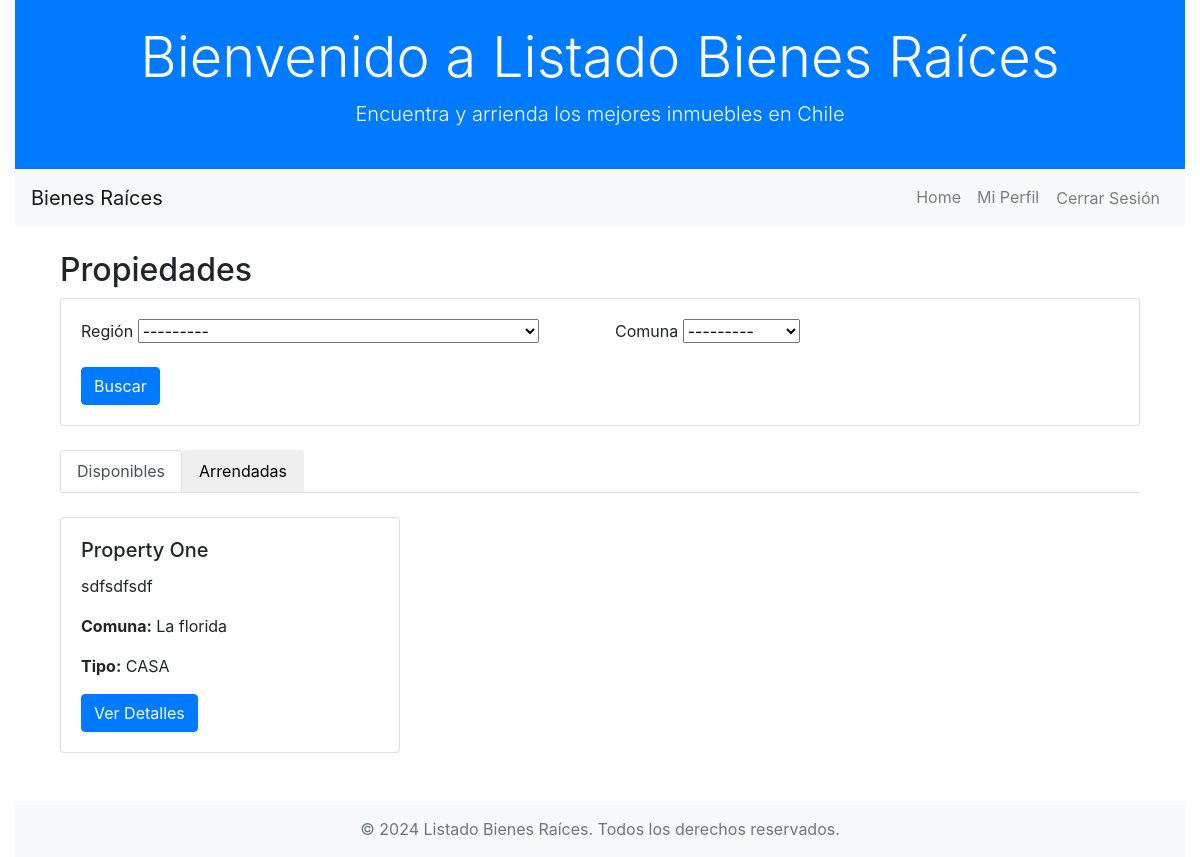
Page /listings/properties/ (signed in) on the committed database.
### listings/models.py (models this page shows, shortened)
class Property(models.Model):
    name = models.CharField(max_length=200)
    description = models.TextField()
    constructed_area = models.FloatField(null=False)
    land_area = models.FloatField(null=False)
    num_parking_spaces = models.IntegerField(default=0)
    num_bedrooms = models.IntegerField(default=0)
    num_bathrooms = models.IntegerField(default=0)
    address = models.CharField(max_length=50, null=False, blank=False)
    monthly_price = models.FloatField(null=False)
    commune = models.ForeignKey(Commune, on_delete=models.CASCADE, null=False)
    region = models.ForeignKey(Region, on_delete=models.CASCADE, null=False)
    property_type = models.ForeignKey(PropertyType, on_delete=models.CASCADE, null=False)
    rented = models.BooleanField(default=False)

class Commune(models.Model):
    name = models.CharField(max_length=100)
    region = models.ForeignKey(Region, on_delete=models.CASCADE)
    def __str__(self):
        return self.name

class PropertyType(models.Model):
    name = models.CharField(max_length=100)

### listings/views.py (the view)
# urls.py: path('properties/', views.property_list, name='property_list'),
def property_list(request):
    if request.method == 'POST':
        form = PropertySearchForm(request.POST)
        if form.is_valid():
            properties = form.search()
        else:
            properties = Property.objects.all()
    else:
        form = PropertySearchForm()
        properties = Property.objects.all()
    rented_properties = properties.filter(rented=True)
    available_properties = properties.filter(rented=False)
    return render(request, 'property_list.html', {
        'form': form,
        'rented_properties': rented_properties,
        'available_properties': available_properties
    })

### listings/forms.py (shortened to what this page needs)
class PropertySearchForm(forms.Form):
    region = forms.ModelChoiceField(
        queryset=Region.objects.all(),
        required=False,
        widget=forms.Select(attrs={'class': 'form-select'})
    )
    commune = forms.ModelChoiceField(
        queryset=Commune.objects.all(),
        required=False,
        widget=forms.Select(attrs={'class': 'form-select'})
    )

### listings/models.py (called while the page is built)
    def __str__(self):
        return self.name

### listings/templates/property_list.html (shortened to what this page needs)
{% extends 'base.html' %}
{% block content %}
<div class="container mt-4">
    <h2>Propiedades</h2>
   <div class="card mb-4">
    <div class="card-body">
        <form method="post">
            <div class="row">
                <div class="col-md-6 mb-3">
                    <label for="id_region" class="form-label">Región</label>
                    {{ form.region }}
                </div>
                <div class="col-md-6 mb-3">
                    <label for="id_commune" class="form-label">Comuna</label>
                    {{ form.commune }}
                </div>
            </div>
            <button type="submit" class="btn btn-primary">Buscar</button>
        </form>
    </div>
</div>
  <nav>
    <div class="nav nav-tabs" id="nav-tab" role="tablist">
      <button class="nav-link active" id="nav-available-tab" data-toggle="tab" data-target="#nav-available" type="button" role="tab" aria-controls="nav-available" aria-selected="true">Disponibles</button>
      <button class="nav-link" id="nav-rented-tab" data-toggle="tab" data-target="#nav-rented" type="button" role="tab" aria-controls="nav-rented" aria-selected="false">Arrendadas</button>
    </div>
  </nav>
  <div class="tab-content" id="nav-tabContent">
    <div class="tab-pane fade show active" id="nav-available" role="tabpanel" aria-labelledby="nav-available-tab">
        <div class="row mt-4">
            {% for property in available_properties %}
            <div class="col-md-4 mb-4">
                <div class="card">
                    <div class="card-body">
                        <h5 class="card-title">{{ property.name }}</h5>
                        <p class="card-text">{{ property.description }}</p>
                        <p class="card-text"><strong>Comuna:</strong> {{ property.commune.name }}</p>
                        <p class="card-text"><strong>Tipo:</strong> {{ property.property_type.name }}</p>
                        <a href="{% url 'property_detail' property.id %}" class="btn btn-primary">Ver Detalles</a>
                    </div>
                </div>
            </div>
            {% endfor %}
        </div>
    </div>
  </div>
</div>
{% endblock %}

### rows in the picture
Property: name "Property One", description "sdfsdfsdf", commune.name "La florida", property_type.name "CASA"
